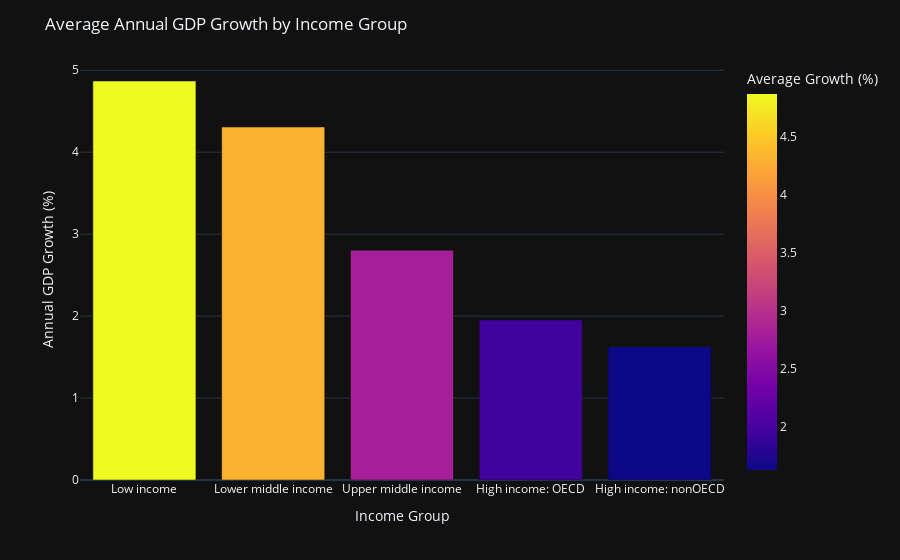

The cell this chart's notebook holds for it:
### Code cell
# Plot bar chart displaying gdp growth by income group
fig = px.bar(inc_group_gdp, x='Income_Group', y='Average_GDP_Growth', color='Average_GDP_Growth')
fig.update_layout(
    template="plotly_dark",
    xaxis_title="Income Group",
    yaxis_title="Annual GDP Growth (%)",
    title="Average Annual GDP Growth by Income Group",
    coloraxis_colorbar_title='Average Growth (%)'
)
fig.show()

### Figure 1 — Plotly figure (JSON) as saved in the notebook; plotly's stock layout.template omitted (floating-point values rounded to 4 significant figures)
{"data": [{"alignmentgroup": "True", "hovertemplate": "Income_Group=%{x}<br>Average_GDP_Growth=%{marker.color}<extra></extra>", "legendgroup": "", "marker": {"color": [4.869, 4.308, 2.803, 1.954, 1.625], "coloraxis": "coloraxis", "pattern": {"shape": ""}}, "name": "", "offsetgroup": "", "orientation": "v", "showlegend": false, "textposition": "auto", "type": "bar", "x": ["Low income", "Lower middle income", "Upper middle income", "High income: OECD", "High income: nonOECD"], "xaxis": "x", "y": [4.869, 4.308, 2.803, 1.954, 1.625], "yaxis": "y"}], "layout": {"barmode": "relative", "coloraxis": {"colorbar": {"title": {"text": "Average Growth (%)"}}, "colorscale": [[0, "#0d0887"], [0.1111, "#46039f"], [0.2222, "#7201a8"], [0.3333, "#9c179e"], [0.4444, "#bd3786"], [0.5556, "#d8576b"], [0.6667, "#ed7953"], [0.7778, "#fb9f3a"], [0.8889, "#fdca26"], [1, "#f0f921"]]}, "legend": {"tracegroupgap": 0}, "margin": {"t": 60}, "title": {"text": "Average Annual GDP Growth by Income Group"}, "xaxis": {"anchor": "y", "domain": [0, 1], "title": {"text": "Income Group"}}, "yaxis": {"anchor": "x", "domain": [0, 1], "title": {"text": "Annual GDP Growth (%)"}}}}
